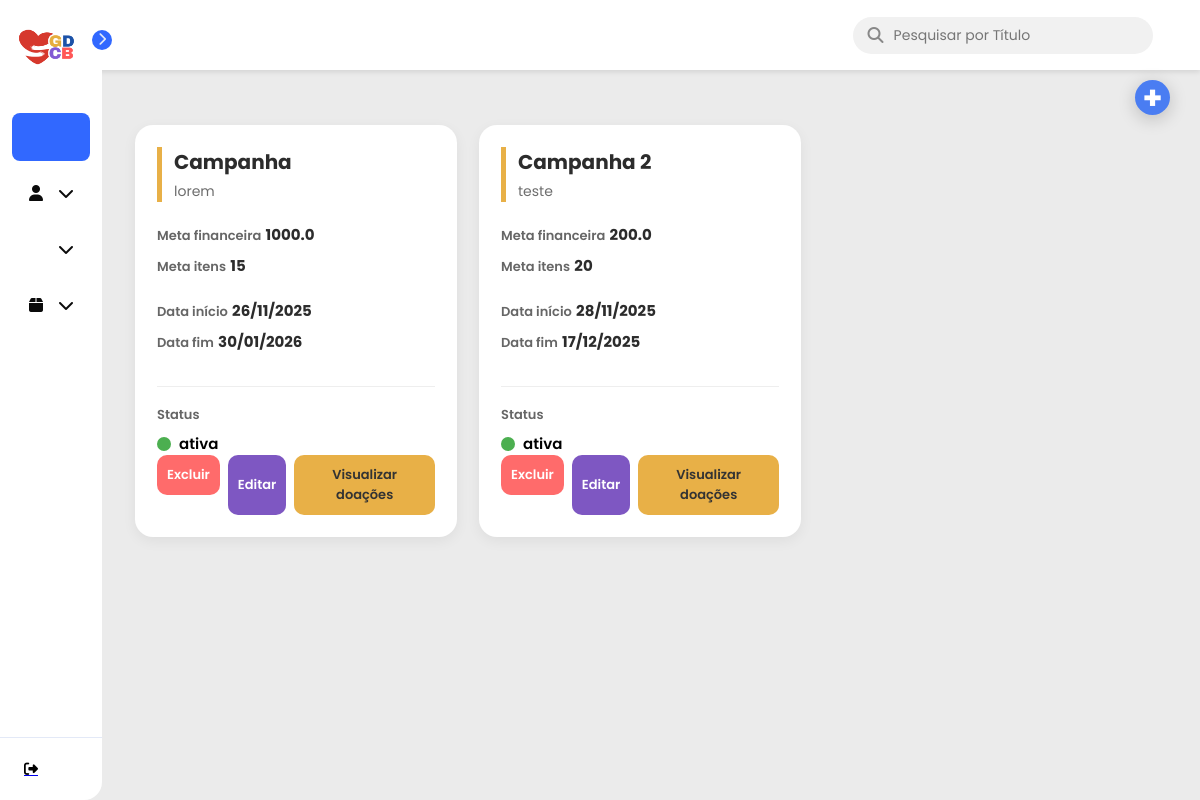
The page /campanhas/ (signed in) on the database as committed earlier.
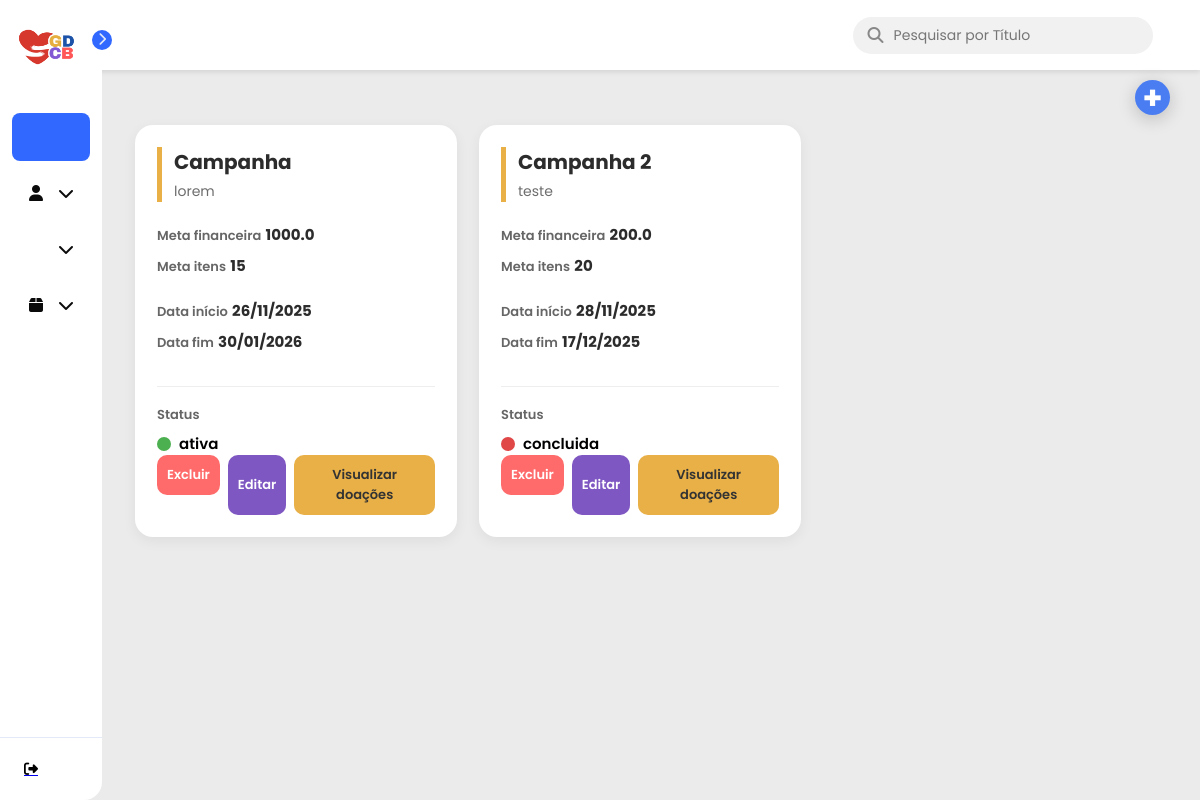
The same page on the database as committed later.
### models.py (models this page shows)
class Campanha(SQLModel, table=True):
    __tablename__ = "campanhas"
    id: Optional[int] = Field(default=None, primary_key=True)
    titulo: str
    descricao: str
    meta_financeira: float | None = None
    meta_itens: int | None = None
    data_inicio: Optional[date]
    data_fim: Optional[date]
    status: str
    data_criacao: date = Field(default_factory=date.today)
    categoria_id: Optional[int] = Field(default=None, foreign_key="categorias.id")
    admin_id: int = Field(foreign_key="admin.id")
    admin: Optional["Admin"] = Relationship(back_populates="campanhas")
    doacoes: List["Doacao"] = Relationship(back_populates="campanha")
    relatorios: List["Relatorio"] = Relationship(back_populates="campanha")

### controllers/campanhas.py (the view)
@router.get("/", response_class=HTMLResponse)
def listar_campanhas(
    request: Request,
    search: str | None = None,
    session: Session = Depends(get_session),
    user: dict = Depends(get_current_user)
):
    query = select(Campanha).where(Campanha.admin_id == user["id"])
    if search:
        search_term = f"%{search}%"
        query = query.where(
            (Campanha.titulo.ilike(search_term)) |
            (Campanha.descricao.ilike(search_term))
        )
    campanhas = session.exec(query).all()
    return templates.TemplateResponse(
        "card_campanha.html",
        {"request": request, "campanhas": campanhas, "search": search}
    )

### templates/card_campanha.html (shortened to what this page needs)
{% extends 'base.html' %}
{% block head %}
    <link rel="stylesheet" href="{{ url_for('static', path='/card_campanha.css') }}">
    <link rel="stylesheet" href="{{ url_for('static', path='/cadastro_campanha.css') }}">
{% endblock %}
{% block content %}
    <div class="top-actions" style="margin-bottom: 20px;">
        <button id="openModalBtn" class="btn-add" style="padding: 10px 15px; cursor: pointer;">
            +
        </button>
    </div>
    <div class="cards-container">
        {% for campanha in campanhas %}
            <div class="card-campanha">
                <div class="card-header">
                    <h3 class="campanha-titulo">{{ campanha.titulo }}</h3>
                    <p class="campanha-descricao">{{ campanha.descricao }}</p>
                </div>
                <div class="card-body">
                    <div class="info-bloco metas">
                        <div class="info-item">
                            <span class="label">Meta financeira</span>
                            <span class="valor">{{ campanha.meta_financeira }}</span>
                        </div>
                        <div class="info-item">
                            <span class="label">Meta itens</span>
                            <span class="valor">{{ campanha.meta_itens }}</span>
                        </div>
                    </div>
                    <div class="info-bloco datas">
                        <div class="info-item">
                            <span class="label">Data início</span>
                            <span class="valor-data">{{ campanha.data_inicio.strftime('%d/%m/%Y') if campanha.data_inicio else '-' }}</span>
                        </div>
                        <div class="info-item">
                            <span class="label">Data fim</span>
                            <span class="valor-data">{{ campanha.data_fim.strftime('%d/%m/%Y') if campanha.data_fim else '-' }}</span>
                        </div>
                    </div>
                    <div class="info-bloco status-row">
                        <span class="label">Status</span>
                        <div class="status-display">
                            <div class="status-indicator {{ campanha.status | lower }}"></div>
                            <span class="status-texto">{{ campanha.status }}</span>
                        </div>
                    </div>
                </div>
                <div class="card-footer">
                    <form action="/campanhas/deletar/{{ campanha.id }}" method="post" style="display: inline;">
                        <button type="submit" class="btn btn-excluir" onclick="return confirm('Tem certeza que deseja EXCLUIR a campanha {{ campanha.titulo }}?')">
                            Excluir
                        </button>
                    </form>
                    <button
                            class="btn btn-editar"
                            onclick="openEditModal(
                                {{ campanha.id }},
                                '{{ campanha.titulo }}',
                                '{{ campanha.descricao }}',
                                {{ campanha.meta_financeira }},
                                {{ campanha.meta_itens }},
                                '{{ campanha.data_inicio.strftime('%Y-%m-%d') if campanha.data_inicio else '' }}',
                                '{{ campanha.data_fim.strftime('%Y-%m-%d') if campanha.data_fim else '' }}',
                                '{{ campanha.status }}'
                            )">
                        Editar
                    </button>
                    <button class="btn btn-visualizar">Visualizar doações</button>
                </div>
            </div>
        {% endfor %}
    </div>
{% endblock %}

### templates/base.html (shortened to what this page needs)
<!DOCTYPE html>
<html lang="pt-br">
<head>
    <link rel="stylesheet" href="https://cdnjs.cloudflare.com/ajax/libs/font-awesome/6.5.1/css/all.min.css" />
    <link rel="stylesheet" href="{{ url_for('static', path='/base.css') }}">
    <link href='https://cdn.boxicons.com/fonts/basic/boxicons.min.css' rel='stylesheet'>
    {% block head %}{% endblock %}
</head>
<body>
    <header class="top-header">
        <div class="search-bar">
            <i class="fa-solid fa-magnifying-glass search-icon"></i>
            <input
                id="searchInput"
                type="text"
                placeholder="Pesquisar por Título "
                value="{{ request.query_params.get('search') if request.query_params.get('search') else '' }}"
            >
        </div>
    </header>
    <nav id="sidebar">
        <div id="sidebar_content">
            <div id="user">
                <a href="{{ url_for('dashboard') }}">
                    <img src="../static/assets/logo.png" id="user_avatar" alt="Avatar">
                </a>
            </div>
            <ul id="side_items">
                <li class="side-item active">
                    <a href="{{ url_for('dashboard') }}">
                        <i class='bx  bx-home'></i>
                    </a>
                </li>
                <li class="side-item has-submenu">
                    <a href="#" class="submenu-toggle">
                        <i class="fa-solid fa-user"></i>
                        <i class="fa-solid fa-chevron-down arrow"></i>
                    </a>
                </li>
                <li class="side-item has-submenu">
                    <a href="#" class="submenu-toggle">
                        <i class='bx  bxs-handshake' style='color:#050404; font-size: 22px;'></i>
                        <i class="fa-solid fa-chevron-down arrow"></i>
                    </a>
                </li>
                <li class="side-item has-submenu">
                    <a href="#" class="submenu-toggle">
                        <i class="fa-solid fa-box"></i>
                        <i class="fa-solid fa-chevron-down arrow"></i>
                    </a>
                </li>
            </ul>
            <button id="open_btn">
                <i id="open_btn_icon" class="fa-solid fa-chevron-right"></i>
            </button>
        </div>
        <div id="logout">
            <a href="{{ url_for('logout') }}">
                <button id="logout_btn">
                    <i class="fa-solid fa-right-from-bracket"></i>
                </button>
            </a>
        </div>
    </nav>
    <main>
        {% block content %}
        {% endblock %}
    </main>
</body>
</html>

### static/base.css (style rules this page uses)
* { margin: 0; padding: 0; box-sizing: border-box; font-family: 'Poppins', sans-serif; }
body { display: flex; min-height: 100vh; background-color: #ebebeb; }
#sidebar { display: flex; flex-direction: column; justify-content: space-between; background-color: #ffffff; height: 100vh; border-radius: 0px 18px 18px 0px; position: fixed; left: 0; top: 0; transition: all .5s; min-width: 82px; z-index: 20; }
#sidebar_content { padding: 12px; }
#user { display: flex; align-items: center; gap: 8px; margin-bottom: 24px; }
#user_avatar { width: 70px; height: 70px; object-fit: cover; border-radius: 20px; }
#side_items { display: flex; flex-direction: column; gap: 8px; list-style: none; }
.side-item { border-radius: 8px; padding: 14px; cursor: pointer; }
.side-item.active { background-color: #3168ff; }
.side-item a { text-decoration: none; display: flex; align-items: center; justify-content: center; color: #0a0a0a; }
.side-item.active a { color: #e3e9f7; }
.side-item a i { display: flex; align-items: center; justify-content: center; width: 20px; height: 20px; }
#logout { border-top: 1px solid #e3e9f7; padding: 12px; }
#logout_btn { border: none; padding: 12px; font-size: 14px; display: flex; gap: 20px; align-items: center; border-radius: 8px; text-align: start; cursor: pointer; background-color: transparent; }
#open_btn { position: absolute; top: 30px; right: -10px; background-color: #3168ff; color: #e3e9f7; border-radius: 100%; width: 20px; height: 20px; border: none; cursor: pointer; }
#open_btn_icon { transition: transform .3s ease; }
.has-submenu .arrow { margin-left: auto; transition: transform 0.3s; }
.top-header { background-color: #ffffff; padding: 15px 30px; display: flex; justify-content: space-between; align-items: center; position: fixed; top: 0; right: 0; left: 82px; height: 70px; box-shadow: 0 2px 5px rgba(0, 0, 0, 0.1); z-index: 10; transition: left 0.5s; }
.search-bar { display: flex; align-items: center; background-color: #f1f1f1; border-radius: 20px; padding: 8px 15px; width: 300px; margin-left: 70%; }
.search-bar input { border: none; background-color: transparent; outline: none; margin-left: 10px; font-size: 14px; width: 100%; }
.search-bar .search-icon { color: #888; }
main { padding: 100px 30px 30px 30px; margin-left: 0; padding-left: 110px; width: 100%; }

### static/card_campanha.css (style rules this page uses)
.top-actions { position: fixed; top: 80px; right: 30px; z-index: 999; margin-bottom: 20px; }
.btn-add { width: 35px; height: 35px; display: flex; align-items: center; justify-content: center; background-color: #4a7df2; color: #fff; border: none; border-radius: 50%; font-size: 32px; font-weight: 700; cursor: pointer; transition: transform .2s ease, background .2s ease; box-shadow: 0px 4px 18px rgba(0,0,0,0.20); }
.cards-container { display: grid; grid-template-columns: repeat(auto-fill, minmax(300px, 1fr)); gap: 22px; padding: 25px; }
.card-campanha { background: #ffffff; border-radius: 18px; padding: 22px; display: flex; flex-direction: column; min-height: 330px; box-shadow: 0 4px 14px rgba(0, 0, 0, 0.06); transition: transform .15s ease, box-shadow .2s ease; }
.card-header { border-left: 5px solid #E8B047; padding-left: 12px; margin-bottom: 20px; }
.campanha-titulo { font-size: 20px; font-weight: 700; margin: 0; color: #2c2c2c; }
.campanha-descricao { font-size: 14px; color: #6d6d6d; margin-top: 4px; }
.card-body { display: flex; flex-direction: column; gap: 14px; }
.info-item { margin-bottom: 6px; }
.label { font-size: 13px; font-weight: 600; color: #666; }
.valor, .valor-data { font-size: 15px; font-weight: 700; color: #2c2c2c; }
.status-row { margin-top: 12px; padding-top: 14px; border-top: 1px solid #eee; }
.status-display { display: flex; align-items: center; gap: 8px; margin-top: 6px; }
.status-indicator { width: 14px; height: 14px; border-radius: 50%; }
.status-indicator.ativa { background: #4CAF50; }
.status-indicator.concluida { background: #E04747; }
.status-texto { font-size: 15px; font-weight: 600; }
.card-footer { margin-top: auto; display: flex; justify-content: space-between; gap: 8px; }
.btn { padding: 10px 10px; border: none; border-radius: 10px; font-size: 13px; font-weight: 600; cursor: pointer; transition: background .2s ease, transform .15s ease; }
.btn-excluir { background: #ff6b6b; color: #fff; }
.btn-editar { background: #7e57c2; color: #fff; }
.btn-visualizar { background: #e8b047; color: #333; }

Rows that differ between the two databases and show on the page:
changed Campanha "Campanha 2": status "ativa" → "concluida"
